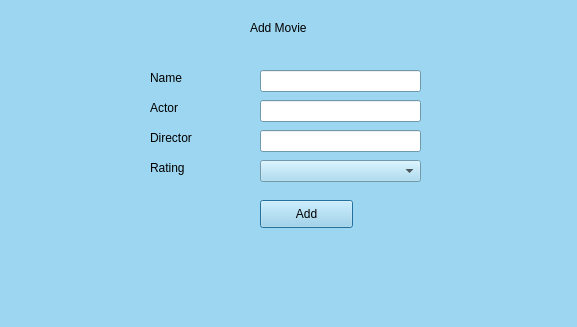
<?xml version="1.0" encoding="UTF-8"?>
<ui version="4.0">
 <class>AddMovie</class>
 <widget class="QDialog" name="AddMovie">
  <property name="geometry">
   <rect>
    <x>0</x>
    <y>0</y>
    <width>577</width>
    <height>327</height>
   </rect>
  </property>
  <property name="palette">
   <palette>
    <active>
     <colorrole role="WindowText">
      <brush brushstyle="SolidPattern">
       <color alpha="255">
        <red>0</red>
        <green>0</green>
        <blue>0</blue>
       </color>
      </brush>
     </colorrole>
     <colorrole role="Button">
      <brush brushstyle="SolidPattern">
       <color alpha="255">
        <red>157</red>
        <green>214</green>
        <blue>240</blue>
       </color>
      </brush>
     </colorrole>
     <colorrole role="Light">
      <brush brushstyle="SolidPattern">
       <color alpha="255">
        <red>255</red>
        <green>255</green>
        <blue>255</blue>
       </color>
      </brush>
     </colorrole>
     <colorrole role="Midlight">
      <brush brushstyle="SolidPattern">
       <color alpha="255">
        <red>206</red>
        <green>234</green>
        <blue>247</blue>
       </color>
      </brush>
     </colorrole>
     <colorrole role="Dark">
      <brush brushstyle="SolidPattern">
       <color alpha="255">
        <red>78</red>
        <green>107</green>
        <blue>120</blue>
       </color>
      </brush>
     </colorrole>
     <colorrole role="Mid">
      <brush brushstyle="SolidPattern">
       <color alpha="255">
        <red>105</red>
        <green>143</green>
        <blue>160</blue>
       </color>
      </brush>
     </colorrole>
     <colorrole role="Text">
      <brush brushstyle="SolidPattern">
       <color alpha="255">
        <red>0</red>
        <green>0</green>
        <blue>0</blue>
       </color>
      </brush>
     </colorrole>
     <colorrole role="BrightText">
      <brush brushstyle="SolidPattern">
       <color alpha="255">
        <red>255</red>
        <green>255</green>
        <blue>255</blue>
       </color>
      </brush>
     </colorrole>
     <colorrole role="ButtonText">
      <brush brushstyle="SolidPattern">
       <color alpha="255">
        <red>0</red>
        <green>0</green>
        <blue>0</blue>
       </color>
      </brush>
     </colorrole>
     <colorrole role="Base">
      <brush brushstyle="SolidPattern">
       <color alpha="255">
        <red>255</red>
        <green>255</green>
        <blue>255</blue>
       </color>
      </brush>
     </colorrole>
     <colorrole role="Window">
      <brush brushstyle="SolidPattern">
       <color alpha="255">
        <red>157</red>
        <green>214</green>
        <blue>240</blue>
       </color>
      </brush>
     </colorrole>
     <colorrole role="Shadow">
      <brush brushstyle="SolidPattern">
       <color alpha="255">
        <red>0</red>
        <green>0</green>
        <blue>0</blue>
       </color>
      </brush>
     </colorrole>
     <colorrole role="AlternateBase">
      <brush brushstyle="SolidPattern">
       <color alpha="255">
        <red>206</red>
        <green>234</green>
        <blue>247</blue>
       </color>
      </brush>
     </colorrole>
     <colorrole role="ToolTipBase">
      <brush brushstyle="SolidPattern">
       <color alpha="255">
        <red>255</red>
        <green>255</green>
        <blue>220</blue>
       </color>
      </brush>
     </colorrole>
     <colorrole role="ToolTipText">
      <brush brushstyle="SolidPattern">
       <color alpha="255">
        <red>0</red>
        <green>0</green>
        <blue>0</blue>
       </color>
      </brush>
     </colorrole>
    </active>
    <inactive>
     <colorrole role="WindowText">
      <brush brushstyle="SolidPattern">
       <color alpha="255">
        <red>0</red>
        <green>0</green>
        <blue>0</blue>
       </color>
      </brush>
     </colorrole>
     <colorrole role="Button">
      <brush brushstyle="SolidPattern">
       <color alpha="255">
        <red>157</red>
        <green>214</green>
        <blue>240</blue>
       </color>
      </brush>
     </colorrole>
     <colorrole role="Light">
      <brush brushstyle="SolidPattern">
       <color alpha="255">
        <red>255</red>
        <green>255</green>
        <blue>255</blue>
       </color>
      </brush>
     </colorrole>
     <colorrole role="Midlight">
      <brush brushstyle="SolidPattern">
       <color alpha="255">
        <red>206</red>
        <green>234</green>
        <blue>247</blue>
       </color>
      </brush>
     </colorrole>
     <colorrole role="Dark">
      <brush brushstyle="SolidPattern">
       <color alpha="255">
        <red>78</red>
        <green>107</green>
        <blue>120</blue>
       </color>
      </brush>
     </colorrole>
     <colorrole role="Mid">
      <brush brushstyle="SolidPattern">
       <color alpha="255">
        <red>105</red>
        <green>143</green>
        <blue>160</blue>
       </color>
      </brush>
     </colorrole>
     <colorrole role="Text">
      <brush brushstyle="SolidPattern">
       <color alpha="255">
        <red>0</red>
        <green>0</green>
        <blue>0</blue>
       </color>
      </brush>
     </colorrole>
     <colorrole role="BrightText">
      <brush brushstyle="SolidPattern">
       <color alpha="255">
        <red>255</red>
        <green>255</green>
        <blue>255</blue>
       </color>
      </brush>
     </colorrole>
     <colorrole role="ButtonText">
      <brush brushstyle="SolidPattern">
       <color alpha="255">
        <red>0</red>
        <green>0</green>
        <blue>0</blue>
       </color>
      </brush>
     </colorrole>
     <colorrole role="Base">
      <brush brushstyle="SolidPattern">
       <color alpha="255">
        <red>255</red>
        <green>255</green>
        <blue>255</blue>
       </color>
      </brush>
     </colorrole>
     <colorrole role="Window">
      <brush brushstyle="SolidPattern">
       <color alpha="255">
        <red>157</red>
        <green>214</green>
        <blue>240</blue>
       </color>
      </brush>
     </colorrole>
     <colorrole role="Shadow">
      <brush brushstyle="SolidPattern">
       <color alpha="255">
        <red>0</red>
        <green>0</green>
        <blue>0</blue>
       </color>
      </brush>
     </colorrole>
     <colorrole role="AlternateBase">
      <brush brushstyle="SolidPattern">
       <color alpha="255">
        <red>206</red>
        <green>234</green>
        <blue>247</blue>
       </color>
      </brush>
     </colorrole>
     <colorrole role="ToolTipBase">
      <brush brushstyle="SolidPattern">
       <color alpha="255">
        <red>255</red>
        <green>255</green>
        <blue>220</blue>
       </color>
      </brush>
     </colorrole>
     <colorrole role="ToolTipText">
      <brush brushstyle="SolidPattern">
       <color alpha="255">
        <red>0</red>
        <green>0</green>
        <blue>0</blue>
       </color>
      </brush>
     </colorrole>
    </inactive>
    <disabled>
     <colorrole role="WindowText">
      <brush brushstyle="SolidPattern">
       <color alpha="255">
        <red>78</red>
        <green>107</green>
        <blue>120</blue>
       </color>
      </brush>
     </colorrole>
     <colorrole role="Button">
      <brush brushstyle="SolidPattern">
       <color alpha="255">
        <red>157</red>
        <green>214</green>
        <blue>240</blue>
       </color>
      </brush>
     </colorrole>
     <colorrole role="Light">
      <brush brushstyle="SolidPattern">
       <color alpha="255">
        <red>255</red>
        <green>255</green>
        <blue>255</blue>
       </color>
      </brush>
     </colorrole>
     <colorrole role="Midlight">
      <brush brushstyle="SolidPattern">
       <color alpha="255">
        <red>206</red>
        <green>234</green>
        <blue>247</blue>
       </color>
      </brush>
     </colorrole>
     <colorrole role="Dark">
      <brush brushstyle="SolidPattern">
       <color alpha="255">
        <red>78</red>
        <green>107</green>
        <blue>120</blue>
       </color>
      </brush>
     </colorrole>
     <colorrole role="Mid">
      <brush brushstyle="SolidPattern">
       <color alpha="255">
        <red>105</red>
        <green>143</green>
        <blue>160</blue>
       </color>
      </brush>
     </colorrole>
     <colorrole role="Text">
      <brush brushstyle="SolidPattern">
       <color alpha="255">
        <red>78</red>
        <green>107</green>
        <blue>120</blue>
       </color>
      </brush>
     </colorrole>
     <colorrole role="BrightText">
      <brush brushstyle="SolidPattern">
       <color alpha="255">
        <red>255</red>
        <green>255</green>
        <blue>255</blue>
       </color>
      </brush>
     </colorrole>
     <colorrole role="ButtonText">
      <brush brushstyle="SolidPattern">
       <color alpha="255">
        <red>78</red>
        <green>107</green>
        <blue>120</blue>
       </color>
      </brush>
     </colorrole>
     <colorrole role="Base">
      <brush brushstyle="SolidPattern">
       <color alpha="255">
        <red>157</red>
        <green>214</green>
        <blue>240</blue>
       </color>
      </brush>
     </colorrole>
     <colorrole role="Window">
      <brush brushstyle="SolidPattern">
       <color alpha="255">
        <red>157</red>
        <green>214</green>
        <blue>240</blue>
       </color>
      </brush>
     </colorrole>
     <colorrole role="Shadow">
      <brush brushstyle="SolidPattern">
       <color alpha="255">
        <red>0</red>
        <green>0</green>
        <blue>0</blue>
       </color>
      </brush>
     </colorrole>
     <colorrole role="AlternateBase">
      <brush brushstyle="SolidPattern">
       <color alpha="255">
        <red>157</red>
        <green>214</green>
        <blue>240</blue>
       </color>
      </brush>
     </colorrole>
     <colorrole role="ToolTipBase">
      <brush brushstyle="SolidPattern">
       <color alpha="255">
        <red>255</red>
        <green>255</green>
        <blue>220</blue>
       </color>
      </brush>
     </colorrole>
     <colorrole role="ToolTipText">
      <brush brushstyle="SolidPattern">
       <color alpha="255">
        <red>0</red>
        <green>0</green>
        <blue>0</blue>
       </color>
      </brush>
     </colorrole>
    </disabled>
   </palette>
  </property>
  <property name="windowTitle">
   <string>Dialog</string>
  </property>
  <widget class="QLabel" name="label">
   <property name="geometry">
    <rect>
     <x>250</x>
     <y>20</y>
     <width>91</width>
     <height>16</height>
    </rect>
   </property>
   <property name="text">
    <string>Add Movie</string>
   </property>
  </widget>
  <widget class="QLabel" name="label_2">
   <property name="geometry">
    <rect>
     <x>150</x>
     <y>70</y>
     <width>91</width>
     <height>16</height>
    </rect>
   </property>
   <property name="text">
    <string>Name</string>
   </property>
  </widget>
  <widget class="QLineEdit" name="edtName">
   <property name="geometry">
    <rect>
     <x>260</x>
     <y>70</y>
     <width>161</width>
     <height>22</height>
    </rect>
   </property>
  </widget>
  <widget class="QLineEdit" name="edtActor">
   <property name="geometry">
    <rect>
     <x>260</x>
     <y>100</y>
     <width>161</width>
     <height>22</height>
    </rect>
   </property>
  </widget>
  <widget class="QLineEdit" name="edtDirector">
   <property name="geometry">
    <rect>
     <x>260</x>
     <y>130</y>
     <width>161</width>
     <height>22</height>
    </rect>
   </property>
  </widget>
  <widget class="QLabel" name="label_3">
   <property name="geometry">
    <rect>
     <x>150</x>
     <y>100</y>
     <width>91</width>
     <height>16</height>
    </rect>
   </property>
   <property name="text">
    <string>Actor</string>
   </property>
  </widget>
  <widget class="QLabel" name="label_4">
   <property name="geometry">
    <rect>
     <x>150</x>
     <y>130</y>
     <width>91</width>
     <height>16</height>
    </rect>
   </property>
   <property name="text">
    <string>Director</string>
   </property>
  </widget>
  <widget class="QLabel" name="label_5">
   <property name="geometry">
    <rect>
     <x>150</x>
     <y>160</y>
     <width>81</width>
     <height>16</height>
    </rect>
   </property>
   <property name="text">
    <string>Rating</string>
   </property>
  </widget>
  <widget class="QComboBox" name="cmbRating">
   <property name="geometry">
    <rect>
     <x>260</x>
     <y>160</y>
     <width>161</width>
     <height>22</height>
    </rect>
   </property>
  </widget>
  <widget class="QPushButton" name="btnAdd">
   <property name="geometry">
    <rect>
     <x>260</x>
     <y>200</y>
     <width>93</width>
     <height>28</height>
    </rect>
   </property>
   <property name="text">
    <string>Add</string>
   </property>
  </widget>
  <widget class="QLabel" name="lblStat">
   <property name="geometry">
    <rect>
     <x>220</x>
     <y>260</y>
     <width>231</width>
     <height>16</height>
    </rect>
   </property>
   <property name="text">
    <string/>
   </property>
  </widget>
 </widget>
 <resources/>
 <connections/>
</ui>
